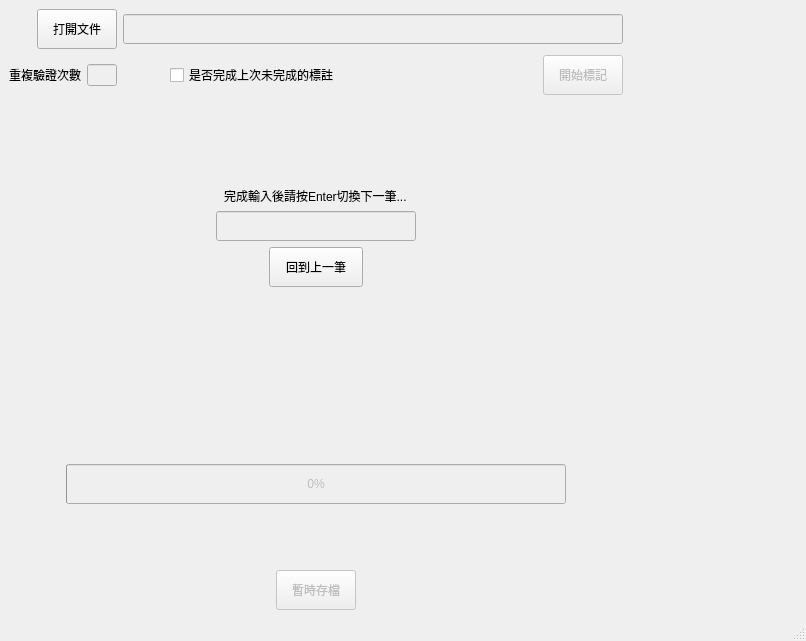
<?xml version="1.0" encoding="UTF-8"?>
<ui version="4.0">
 <class>MainWindow</class>
 <widget class="QMainWindow" name="MainWindow">
  <property name="geometry">
   <rect>
    <x>0</x>
    <y>0</y>
    <width>806</width>
    <height>641</height>
   </rect>
  </property>
  <property name="sizePolicy">
   <sizepolicy hsizetype="Fixed" vsizetype="Fixed">
    <horstretch>0</horstretch>
    <verstretch>0</verstretch>
   </sizepolicy>
  </property>
  <property name="windowTitle">
   <string>Captcha Label Tool</string>
  </property>
  <property name="layoutDirection">
   <enum>Qt::LeftToRight</enum>
  </property>
  <widget class="QWidget" name="centralwidget">
   <layout class="QHBoxLayout" name="horizontalLayout_3">
    <item>
     <layout class="QVBoxLayout" name="verticalLayout_3">
      <item>
       <layout class="QVBoxLayout" name="verticalLayout_2">
        <item>
         <layout class="QGridLayout" name="gridLayout">
          <item row="0" column="0" alignment="Qt::AlignRight|Qt::AlignVCenter">
           <widget class="QPushButton" name="pushButtonOpen">
            <property name="minimumSize">
             <size>
              <width>0</width>
              <height>40</height>
             </size>
            </property>
            <property name="maximumSize">
             <size>
              <width>100</width>
              <height>16777215</height>
             </size>
            </property>
            <property name="text">
             <string>打開文件</string>
            </property>
           </widget>
          </item>
          <item row="0" column="1" alignment="Qt::AlignLeft|Qt::AlignVCenter">
           <widget class="QLineEdit" name="lineEditFile">
            <property name="enabled">
             <bool>false</bool>
            </property>
            <property name="minimumSize">
             <size>
              <width>500</width>
              <height>30</height>
             </size>
            </property>
           </widget>
          </item>
          <item row="1" column="0">
           <layout class="QHBoxLayout" name="horizontalLayout_2">
            <item alignment="Qt::AlignRight|Qt::AlignVCenter">
             <widget class="QLabel" name="label">
              <property name="minimumSize">
               <size>
                <width>0</width>
                <height>40</height>
               </size>
              </property>
              <property name="maximumSize">
               <size>
                <width>80</width>
                <height>16777215</height>
               </size>
              </property>
              <property name="text">
               <string>重複驗證次數</string>
              </property>
             </widget>
            </item>
            <item alignment="Qt::AlignLeft|Qt::AlignVCenter">
             <widget class="QLineEdit" name="lineEditTimes">
              <property name="enabled">
               <bool>false</bool>
              </property>
              <property name="minimumSize">
               <size>
                <width>20</width>
                <height>20</height>
               </size>
              </property>
              <property name="maximumSize">
               <size>
                <width>30</width>
                <height>16777215</height>
               </size>
              </property>
             </widget>
            </item>
           </layout>
          </item>
          <item row="1" column="1">
           <layout class="QHBoxLayout" name="horizontalLayout">
            <item alignment="Qt::AlignRight|Qt::AlignVCenter">
             <widget class="QCheckBox" name="checkBox">
              <property name="minimumSize">
               <size>
                <width>200</width>
                <height>20</height>
               </size>
              </property>
              <property name="layoutDirection">
               <enum>Qt::LeftToRight</enum>
              </property>
              <property name="text">
               <string>是否完成上次未完成的標註</string>
              </property>
              <property name="checked">
               <bool>false</bool>
              </property>
              <property name="tristate">
               <bool>false</bool>
              </property>
             </widget>
            </item>
            <item alignment="Qt::AlignRight|Qt::AlignVCenter">
             <widget class="QPushButton" name="pushButtonStart">
              <property name="enabled">
               <bool>false</bool>
              </property>
              <property name="minimumSize">
               <size>
                <width>0</width>
                <height>40</height>
               </size>
              </property>
              <property name="maximumSize">
               <size>
                <width>100</width>
                <height>16777215</height>
               </size>
              </property>
              <property name="text">
               <string>開始標記</string>
              </property>
             </widget>
            </item>
           </layout>
          </item>
         </layout>
        </item>
        <item>
         <layout class="QVBoxLayout" name="verticalLayout">
          <item alignment="Qt::AlignHCenter|Qt::AlignVCenter">
           <widget class="QLabel" name="labelPic">
            <property name="minimumSize">
             <size>
              <width>0</width>
              <height>80</height>
             </size>
            </property>
            <property name="text">
             <string/>
            </property>
           </widget>
          </item>
          <item alignment="Qt::AlignHCenter|Qt::AlignVCenter">
           <widget class="QLabel" name="label_2">
            <property name="text">
             <string>完成輸入後請按Enter切換下一筆...</string>
            </property>
           </widget>
          </item>
          <item alignment="Qt::AlignHCenter|Qt::AlignVCenter">
           <widget class="QLineEdit" name="lineEditInput">
            <property name="enabled">
             <bool>false</bool>
            </property>
            <property name="sizePolicy">
             <sizepolicy hsizetype="Fixed" vsizetype="Fixed">
              <horstretch>0</horstretch>
              <verstretch>0</verstretch>
             </sizepolicy>
            </property>
            <property name="minimumSize">
             <size>
              <width>200</width>
              <height>30</height>
             </size>
            </property>
            <property name="maximumSize">
             <size>
              <width>300</width>
              <height>16777215</height>
             </size>
            </property>
           </widget>
          </item>
          <item alignment="Qt::AlignHCenter|Qt::AlignVCenter">
           <widget class="QPushButton" name="pushButtonBack">
            <property name="minimumSize">
             <size>
              <width>94</width>
              <height>40</height>
             </size>
            </property>
            <property name="maximumSize">
             <size>
              <width>94</width>
              <height>16777215</height>
             </size>
            </property>
            <property name="text">
             <string>回到上一筆</string>
            </property>
           </widget>
          </item>
         </layout>
        </item>
       </layout>
      </item>
      <item>
       <spacer name="verticalSpacer_2">
        <property name="orientation">
         <enum>Qt::Vertical</enum>
        </property>
        <property name="sizeHint" stdset="0">
         <size>
          <width>20</width>
          <height>40</height>
         </size>
        </property>
       </spacer>
      </item>
      <item>
       <layout class="QGridLayout" name="gridLayout_2">
        <item row="0" column="0" alignment="Qt::AlignHCenter|Qt::AlignVCenter">
         <widget class="QProgressBar" name="progressBar">
          <property name="enabled">
           <bool>false</bool>
          </property>
          <property name="minimumSize">
           <size>
            <width>500</width>
            <height>40</height>
           </size>
          </property>
          <property name="sizeIncrement">
           <size>
            <width>0</width>
            <height>0</height>
           </size>
          </property>
          <property name="baseSize">
           <size>
            <width>0</width>
            <height>0</height>
           </size>
          </property>
          <property name="value">
           <number>0</number>
          </property>
         </widget>
        </item>
        <item row="1" column="0" alignment="Qt::AlignHCenter|Qt::AlignVCenter">
         <widget class="QLabel" name="labelProgress">
          <property name="maximumSize">
           <size>
            <width>200</width>
            <height>16777215</height>
           </size>
          </property>
          <property name="text">
           <string/>
          </property>
         </widget>
        </item>
        <item row="4" column="0" alignment="Qt::AlignHCenter|Qt::AlignVCenter">
         <widget class="QPushButton" name="pushButtonSave">
          <property name="enabled">
           <bool>false</bool>
          </property>
          <property name="minimumSize">
           <size>
            <width>0</width>
            <height>40</height>
           </size>
          </property>
          <property name="maximumSize">
           <size>
            <width>100</width>
            <height>16777215</height>
           </size>
          </property>
          <property name="text">
           <string>暫時存檔</string>
          </property>
         </widget>
        </item>
        <item row="2" column="0" alignment="Qt::AlignHCenter|Qt::AlignVCenter">
         <widget class="QLabel" name="labelTimes">
          <property name="maximumSize">
           <size>
            <width>200</width>
            <height>16777215</height>
           </size>
          </property>
          <property name="text">
           <string/>
          </property>
         </widget>
        </item>
        <item row="3" column="0">
         <spacer name="horizontalSpacer_2">
          <property name="orientation">
           <enum>Qt::Horizontal</enum>
          </property>
          <property name="sizeHint" stdset="0">
           <size>
            <width>40</width>
            <height>20</height>
           </size>
          </property>
         </spacer>
        </item>
       </layout>
      </item>
     </layout>
    </item>
    <item>
     <spacer name="horizontalSpacer">
      <property name="orientation">
       <enum>Qt::Horizontal</enum>
      </property>
      <property name="sizeHint" stdset="0">
       <size>
        <width>123</width>
        <height>20</height>
       </size>
      </property>
     </spacer>
    </item>
   </layout>
  </widget>
  <widget class="QMenuBar" name="menubar">
   <property name="geometry">
    <rect>
     <x>0</x>
     <y>0</y>
     <width>806</width>
     <height>22</height>
    </rect>
   </property>
  </widget>
  <widget class="QStatusBar" name="statusbar"/>
 </widget>
 <resources/>
 <connections>
  <connection>
   <sender>lineEditInput</sender>
   <signal>returnPressed()</signal>
   <receiver>MainWindow</receiver>
   <slot>nextPic()</slot>
   <hints>
    <hint type="sourcelabel">
     <x>415</x>
     <y>272</y>
    </hint>
    <hint type="destinationlabel">
     <x>493</x>
     <y>278</y>
    </hint>
   </hints>
  </connection>
  <connection>
   <sender>pushButtonStart</sender>
   <signal>clicked()</signal>
   <receiver>MainWindow</receiver>
   <slot>startLabel()</slot>
   <hints>
    <hint type="sourcelabel">
     <x>599</x>
     <y>106</y>
    </hint>
    <hint type="destinationlabel">
     <x>764</x>
     <y>181</y>
    </hint>
   </hints>
  </connection>
  <connection>
   <sender>pushButtonOpen</sender>
   <signal>clicked()</signal>
   <receiver>MainWindow</receiver>
   <slot>openFile()</slot>
   <hints>
    <hint type="sourcelabel">
     <x>50</x>
     <y>38</y>
    </hint>
    <hint type="destinationlabel">
     <x>128</x>
     <y>57</y>
    </hint>
   </hints>
  </connection>
  <connection>
   <sender>pushButtonSave</sender>
   <signal>clicked()</signal>
   <receiver>MainWindow</receiver>
   <slot>saveTemp()</slot>
   <hints>
    <hint type="sourcelabel">
     <x>326</x>
     <y>518</y>
    </hint>
    <hint type="destinationlabel">
     <x>563</x>
     <y>533</y>
    </hint>
   </hints>
  </connection>
  <connection>
   <sender>pushButtonBack</sender>
   <signal>clicked()</signal>
   <receiver>MainWindow</receiver>
   <slot>backPic()</slot>
   <hints>
    <hint type="sourcelabel">
     <x>295</x>
     <y>271</y>
    </hint>
    <hint type="destinationlabel">
     <x>177</x>
     <y>273</y>
    </hint>
   </hints>
  </connection>
 </connections>
 <slots>
  <slot>openFile()</slot>
  <slot>startLabel()</slot>
  <slot>nextPic()</slot>
  <slot>checkValid()</slot>
  <slot>saveTemp()</slot>
  <slot>backPic()</slot>
 </slots>
</ui>
